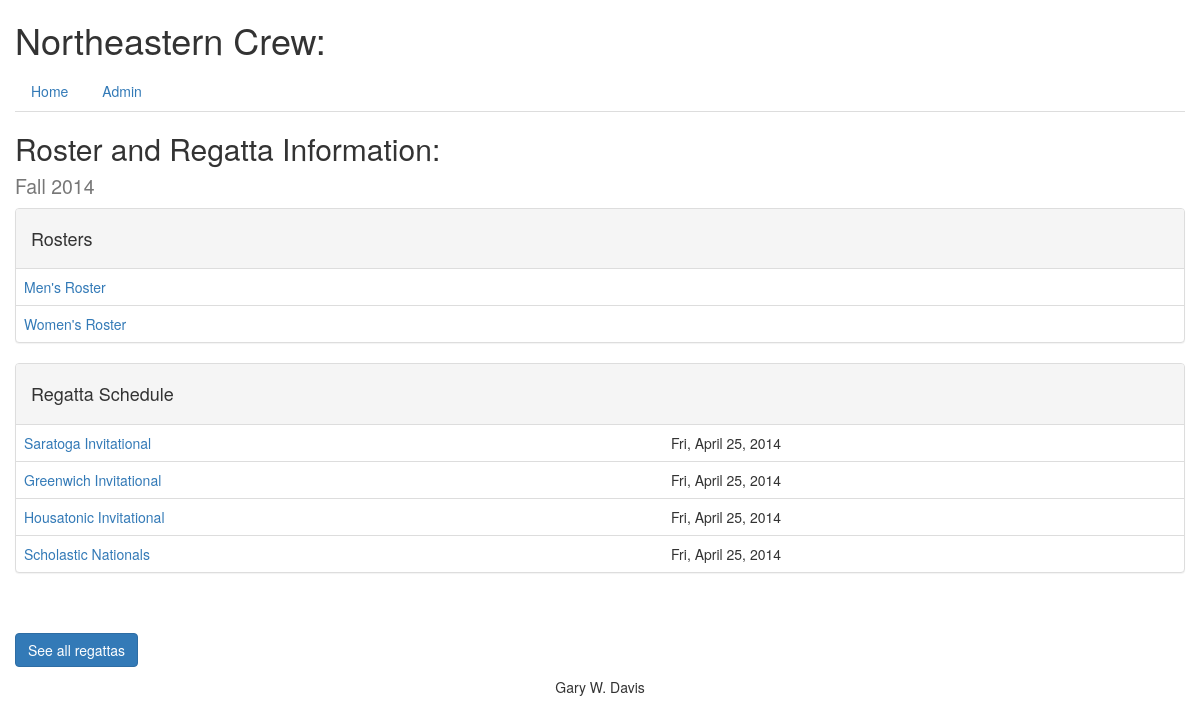
/1/, run on the app's committed database.
### database_setup.py (models this page shows, shortened)
class Seasons(Base):
    __tablename__ = 'seasons'
    id = Column(Integer, primary_key=True)
    name = Column(String(30), unique=True, nullable=False)
    short = Column(String(15), unique=True)
    description = Column(String(120))
    rower = relationship('Rowers', secondary='rowerseasons')

class Regattas(Base):
    __tablename__ = 'regattas'
    id = Column(Integer, primary_key=True)
    name = Column(String(250), nullable=False)
    season_id = Column(Integer, ForeignKey('seasons.id'), nullable=False)
    date = Column(DateTime)
    description = Column(String(250))
    weblink = Column(String(250))
    rower = relationship('Rowers', secondary='rowerregattas')
    season = relationship('Seasons')

### rowing.py (the view)
@app.route('/<season_id>/')
def seasonSummary(season_id):
    season = db_helper.get_season_from_season_id(season_id)
    regattas = db_helper.get_all_regattas_for_season(season_id)
    return render_template('seasonsummary.html', season=season,
                           regattas=regattas)

### db_helper.py (called while the page is built)
def get_season_from_season_id(season_id):
    return session.query(Seasons).get(season_id)

def get_all_regattas_for_season(season_id):
    return session.query(Regattas).filter_by(season_id=season_id).all()

### templates/seasonsummary.html
{% extends "base.html" %}
{% block content %}
<h2 class='pheader'>Roster and Regatta Information: <br><small>{{season.description}}</small></h2>
<div class="panel panel-default">
  <div class="panel-heading"><h4>Rosters</h4></div>
  <table class="table table-hover">
  	<tr><td><a href='{{url_for('showRoster', season_id=season.id, team_id='mens')}}'>Men's Roster</a></td></tr>
  	<tr><td><a href='{{url_for('showRoster', season_id=season.id, team_id='womens')}}'>Women's Roster</a></td></tr>
  </table>
</div>
<div class="panel panel-default">
  <div class="panel-heading"><h4>Regatta Schedule</h4></div>
  <table class="table table-hover">
    {% for r in regattas %}
    <tr>
      <td><a href='{{url_for('showRegatta',regatta_id=r.id)}}'>{{r.name}}</a></td>
      <td>{{r.date.strftime('%a, %B %d, %Y')}}</td>
    </tr>
    {% endfor %}
  </table>
</div>
</body>
<br><br>
<a href='{{url_for('showRegattas')}}'><button type="button" class="btn btn-primary">See all regattas</button></a>
{% endblock %}

### data on the page
Seasons: description "Fall 2014"
Regattas: name "Saratoga Invitational", date "Fri, April 25, 2014"
Regattas: name "Greenwich Invitational", date "Fri, April 25, 2014"
Regattas: name "Housatonic Invitational", date "Fri, April 25, 2014"
Regattas: name "Scholastic Nationals", date "Fri, April 25, 2014"
